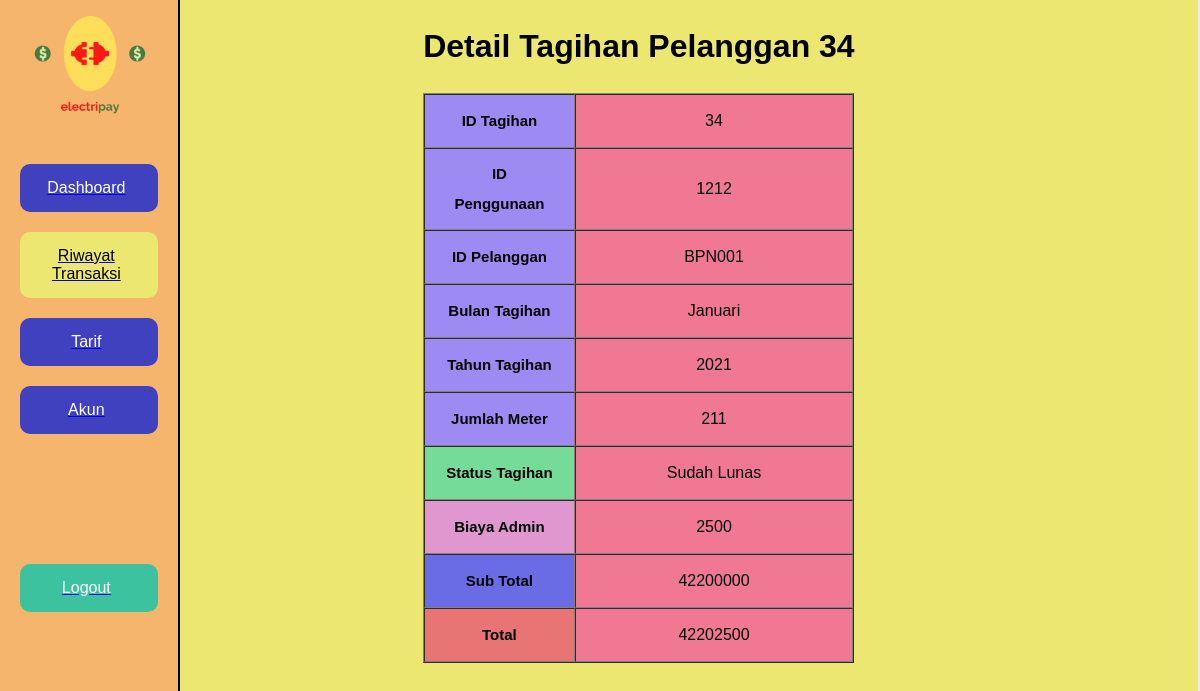
Page /admin-pegawai/riwayat_detail.php?IDTagihan=34 (signed in) on the committed database.
### tables this page shows
CREATE TABLE `tagihan` (
  `IDTagihan` int(12) NOT NULL,
  `IDPenggunaan` int(12) NOT NULL,
  `IDPelanggan` varchar(6) NOT NULL,
  `Bulan` varchar(12) NOT NULL,
  `Tahun` year(4) NOT NULL,
  `Jumlahmeter` int(12) NOT NULL,
  `sub_total` int(55) NOT NULL,
  `Status` varchar(15) NOT NULL
);

### admin-pegawai/riwayat_detail.php (the view, shortened to what this page needs)
<?php
include '../konek.php';
if (isset($_SESSION['admin'])) {
	$IDTagihan = $_GET['IDTagihan'];
    $query = $konek->query("SELECT tagihan.*, total_bayar.Biayaadmin, total_bayar.TOTAL FROM `tagihan`,`total_bayar` WHERE tagihan.IDTagihan = total_bayar.IDTagihan AND tagihan.IDTagihan='".$IDTagihan."'");
    $num = $query->num_rows;
    if ($num == 1) {
        $row = $query->fetch_assoc();
    } else {
        header("location:riwayat+transaksi.php");
    }
} else {
	header("location:../login.php");
}
?>
<!DOCTYPE html>
<html lang="en">
<head>
	<link href="../css/index-admin.css" rel="stylesheet" type="text/css" />
</head>
<body>
<div style="width: 99.8%;display: flex;height: 110%;background: #ebe771;position:fixed">
		<div style="width: 15%;display: block;border-right: 2px solid;background: #f5b56c">
			<img src="../image/electripay.png" alt="" style="margin-left: 15px; margin-top: -10px;width: 150px;">
			<a href="admin-dashboard.php">
				<div class="bg_slider act" style="padding: 15px 15px 15px 10px; text-align: center;margin: 20px;background: #3f41bf;color: white;border-radius: 10px;">
					Dashboard
				</div>
			</a>
			<a href="riwayat+transaksi.php">
				<div class="bg_slider act" style="padding: 15px 15px 15px 10px; text-align: center;margin: 20px;background: #ebe771;color: black;">
					Riwayat Transaksi
				</div>
			<a href="tarif.php">
				<div class="bg_slider act" style="padding: 15px 15px 15px 10px; text-align: center;margin: 20px;background: #3f41bf;color: white;border-radius: 10px;">
					Tarif
				</div>
			</a>
			<a href="akun.php">
				<div class="bg_slider act" style="padding: 15px 15px 15px 10px; text-align: center;margin: 20px;background: #3f41bf;color: white;border-radius: 10px;">
					Akun
				</div>
			</a>
			</a><br><br><br><br><br>
			<a href="../logout.php">
                <div class="bg_slider act" style="padding: 15px 15px 15px 10px; text-align: center;margin: 20px;background: #3cc29e;color: white;border-radius: 10px;">
                    Logout
                </div>
            </a>
        </div>
		<div class="content" style="width: 60%; display: block;text-align: center;line-height: 2;padding-bottom:20px;margin-left:100px;">
			<br><br>
			<h1 style="text-align: center;margin-bottom: 15px;margin-top:-50px;">Detail Tagihan Pelanggan <?=$IDTagihan?> </h1>
				<table style="width: 60%;;margin:auto" cellpadding="0" cellspacing="0" border="1px">
					<tr>
						<td style="width: 35%;font-weight:700;padding: 10px 20px;text-align: center;font-size: 15px;background-color: #9d8af2">ID Tagihan</td>
						<td style="width: 65%;padding: 10px 20px;text-align: center;background-color: #f07892"><?= $row['IDTagihan'] ?></td>
					</tr>
					<tr>
						<td style="width: 35%;font-weight:700;padding: 10px 20px;text-align: center;font-size: 15px;background-color: #9d8af2">ID Penggunaan</td>
						<td style="width: 65%;padding: 10px 20px;text-align: center;background-color: #f07892"><?= $row['IDPenggunaan'] ?></td>
					</tr>
					<tr>
						<td style="width: 35%;font-weight:700;padding: 10px 20px;text-align: center;font-size: 15px;background-color: #9d8af2">ID Pelanggan</td>
						<td style="width: 65%;padding: 10px 20px;text-align: center;background-color: #f07892"><?= $row['IDPelanggan'] ?></td>
					</tr>
                    <tr>
                        <td style="width: 35%;font-weight:700;padding: 10px 20px;text-align: center;font-size: 15px;background-color: #9d8af2">Bulan Tagihan</td>
                        <td style="width: 65%;padding: 10px 20px;text-align: center;background-color: #f07892"><?= $row['Bulan'] ?></td>
                    </tr>
					<tr>
						<td style="width: 35%;font-weight:700;padding: 10px 20px;text-align: center;font-size: 15px;background-color: #9d8af2">Tahun Tagihan</td>
						<td style="width: 65%;padding: 10px 20px;text-align: center;background-color: #f07892"><?= $row['Tahun'] ?></td>
					</tr>
					<tr>
						<td style="width: 35%;font-weight:700;padding: 10px 20px;text-align: center;font-size: 15px;background-color: #9d8af2">Jumlah Meter</td>
						<td style="width: 65%;padding: 10px 20px;text-align: center;background-color: #f07892"><?= $row['Jumlahmeter'] ?></td>
					</tr>
					<tr>
						<td style="width: 35%;font-weight:700;padding: 10px 20px;text-align: center;font-size: 15px;background-color: #74db98">Status Tagihan</td>
						<td style="width: 65%;padding: 10px 20px;text-align: center;background-color: #f07892"><?= $row['Status'] ?></td>
					</tr>
					<tr>
						<td style="width: 35%;font-weight:700;padding: 10px 20px;text-align: center;font-size: 15px;background-color: #e096cf">Biaya Admin</td>
						<td style="width: 65%;padding: 10px 20px;text-align: center;background-color: #f07892"><?= $row['Biayaadmin'] ?></td>
					</tr>
					<tr>
						<td style="width: 35%;font-weight:700;padding: 10px 20px;text-align: center;font-size: 15px;background-color: #6a6ce6">Sub Total</td>
						<td style="width: 65%;padding: 10px 20px;text-align: center;background-color: #f07892"><?= $row['sub_total'] ?></td>
					</tr>
					<tr>
						<td style="width: 35%;font-weight:700;padding: 10px 20px;text-align: center;font-size: 15px;background-color: #e87474">Total</td>
						<td style="width: 65%;padding: 10px 20px;text-align: center;background-color: #f07892"><?= $row['TOTAL'] ?></td>
					</tr>
				</table>
		</div>
	</div>
</body>
</html>

### css/index-admin.css (style rules this page uses)
*, *:before, *:after { box-sizing: border-box; }
body { background-color: rgb(236, 235, 235); }
.content { width: 85%; line-height: 2; }
.tabel-content th, td { padding: 8px 20px; text-align: center; }
.act { background: #ebe771; color: #3f41bf; border-radius: 10px; }

### admin-pegawai/riwayat_detail.php (style rules this page uses)
* { font-family: 'Arial', sans-serif; margin: 0; }

### rows in the picture
tagihan: IDTagihan "34", IDPenggunaan "1212", IDPelanggan "BPN001", Bulan "Januari", Tahun "2021", Jumlahmeter "211", Status "Sudah Lunas", sub_total "42200000"

### other values in the picture
$IDTagihan "34"
$row['Biayaadmin'] "2500"
$row['TOTAL'] "42202500"
